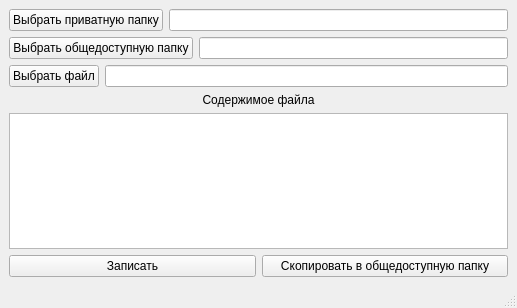
<?xml version="1.0" encoding="UTF-8"?>
<ui version="4.0">
 <class>MainWindow</class>
 <widget class="QMainWindow" name="MainWindow">
  <property name="geometry">
   <rect>
    <x>0</x>
    <y>0</y>
    <width>517</width>
    <height>308</height>
   </rect>
  </property>
  <property name="windowTitle">
   <string>Создание и копирование ценного объекта</string>
  </property>
  <widget class="QWidget" name="centralwidget">
   <layout class="QVBoxLayout" name="verticalLayout">
    <item>
     <layout class="QHBoxLayout" name="horizontalLayout_3">
      <item>
       <widget class="QPushButton" name="select_priv_dir_btn">
        <property name="text">
         <string>Выбрать приватную папку</string>
        </property>
       </widget>
      </item>
      <item>
       <widget class="QLineEdit" name="priv_dir_line"/>
      </item>
     </layout>
    </item>
    <item>
     <layout class="QHBoxLayout" name="horizontalLayout_4">
      <item>
       <widget class="QPushButton" name="select_pub_dir_btn">
        <property name="text">
         <string>Выбрать общедоступную папку</string>
        </property>
       </widget>
      </item>
      <item>
       <widget class="QLineEdit" name="pub_dir_line"/>
      </item>
     </layout>
    </item>
    <item>
     <layout class="QHBoxLayout" name="horizontalLayout_2">
      <item>
       <widget class="QPushButton" name="select_file_btn">
        <property name="text">
         <string>Выбрать файл</string>
        </property>
       </widget>
      </item>
      <item>
       <widget class="QLineEdit" name="file_name_line"/>
      </item>
     </layout>
    </item>
    <item>
     <layout class="QVBoxLayout" name="verticalLayout_2">
      <item>
       <widget class="QLabel" name="content_lbl">
        <property name="text">
         <string>Содержимое файла</string>
        </property>
        <property name="alignment">
         <set>Qt::AlignCenter</set>
        </property>
       </widget>
      </item>
      <item>
       <widget class="QTextEdit" name="text_edit"/>
      </item>
     </layout>
    </item>
    <item>
     <layout class="QHBoxLayout" name="horizontalLayout">
      <item>
       <widget class="QPushButton" name="write_btn">
        <property name="text">
         <string>Записать</string>
        </property>
       </widget>
      </item>
      <item>
       <widget class="QPushButton" name="copy_btn">
        <property name="text">
         <string>Скопировать в общедоступную папку</string>
        </property>
       </widget>
      </item>
     </layout>
    </item>
   </layout>
  </widget>
  <widget class="QMenuBar" name="menubar">
   <property name="geometry">
    <rect>
     <x>0</x>
     <y>0</y>
     <width>517</width>
     <height>21</height>
    </rect>
   </property>
  </widget>
  <widget class="QStatusBar" name="statusbar"/>
 </widget>
 <resources/>
 <connections/>
</ui>
